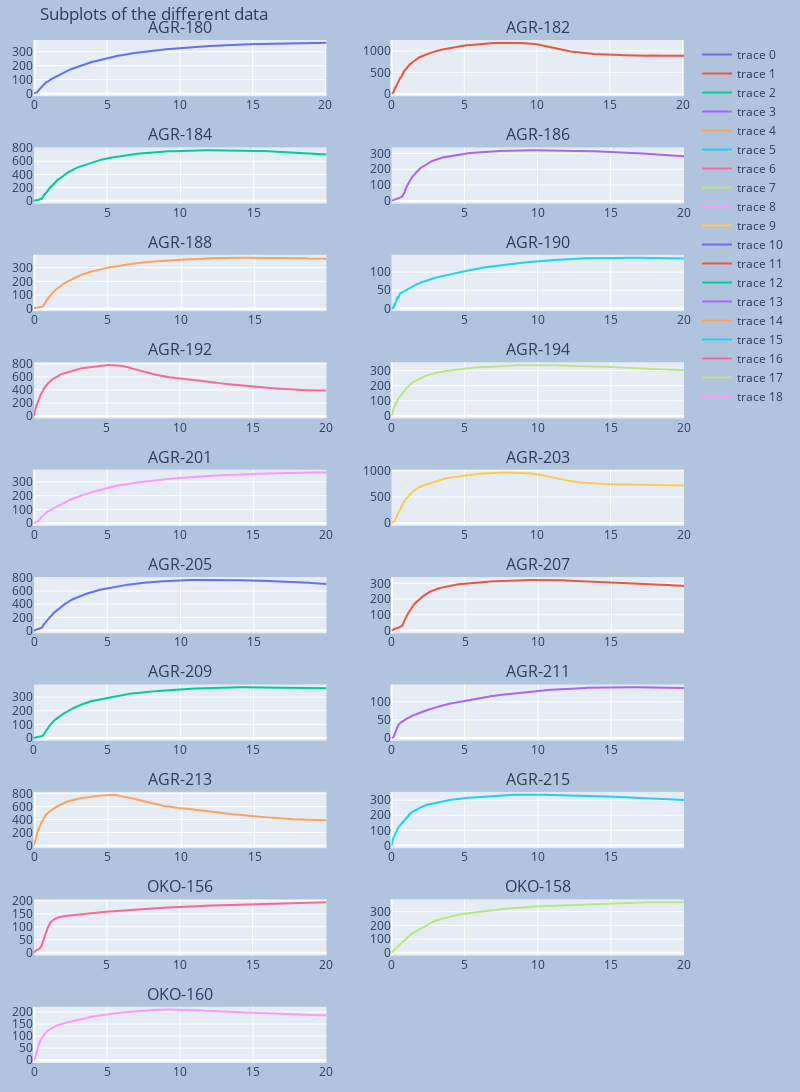

This figure's notebook cell:
### Code cell
shnames = wb.sheetnames
r = len(shnames)//2+1
c = 2

g_r = 1
g_c = 1
fig = make_subplots(rows=r, cols=c,subplot_titles=(shnames))
for i in range(len(wb.sheetnames)):
    df = pd.read_csv('../../../datasets/dr-nubel/strain_stress/{}.csv'.format(wb.sheetnames[i]))
    if i > 1:
        if i%2 == 0:
            g_r+=1
            g_c=1
    
    fig.add_trace(go.Scatter(x=df.strain, y=df.stress),row=g_r, col=g_c)
    # print(i,g_r,g_c)
    g_c += 1
    
fig.update_layout(height=5000, width=800,title_text="Subplots of the different data")
# fig.update_yaxes(automargin=True)
fig.update_layout(margin=dict(l=30, r=20, t=40, b=20),paper_bgcolor="LightSteelBlue")
fig.show()

### Figure 1 — Plotly figure (JSON) as saved in the notebook; plotly's stock layout.template omitted (floating-point values rounded to 4 significant figures; data arrays with more than 128 entries replaced by an {"elided": "..."} marker saying what was removed)
{"data": [{"type": "scatter", "x": [-0.0316, -0.0016, 0.1487, 0.2088, 0.2389, 0.2539, 0.299, 0.3441, 0.4042, 0.4342, 0.4643, 0.5094, 0.5695, 0.5845, 0.6596, 0.7348, 0.7799, 0.7949, 0.9452, 0.9752, 1.05, 1.095, 1.155, 1.246, 1.261, 1.336, 1.411, 1.471, 1.591, 1.666, 1.742, 1.802, 1.892, 1.997, 2.102, 2.147, 2.237, 2.328, 2.433, 2.553, 2.718, 2.839, 2.959, 3.079, 3.319, 3.47, 3.605, 3.725, 3.936, 4.101, 4.281, 4.446, 4.672, 4.882, 5.078, 5.333, 5.513, 5.739, 5.994, 6.114, 6.385, 6.61, 6.851, 7.031, 7.271, 7.527, 7.873, 8.128, 8.368, 8.714, 9.06, 9.3, 9.571, 9.856, 10.14, 10.49, 10.88, 11.12, 11.48, 11.78, 12.1, 12.4, 12.65, 13.01, 13.25, 13.57, 13.87, 14.2, 14.47, 14.79, 15.12, 15.43, 15.72, 16.02, 16.39, 16.66, 16.98, 17.26, 17.58, 18.05, 18.18, 18.38, 18.57, 18.77, 18.92, 19.16, 19.34, 19.58, 19.85, 20.07], "xaxis": "x", "y": [0.502, 3.741, 6.518, 10.91, 14.38, 19.25, 23.87, 29.43, 37.29, 41.69, 46.09, 50.72, 55.34, 61.13, 65.76, 69.69, 76.4, 80.8, 87.05, 91.9, 95.38, 99.77, 103.0, 107.4, 112.5, 116.7, 119.7, 123.8, 128.5, 132.6, 137.3, 141.4, 147.0, 150.9, 154.4, 158.5, 161.1, 165.7, 171.7, 175.9, 182.2, 187.9, 192.3, 198.1, 205.1, 210.6, 216.4, 220.3, 226.1, 230.5, 235.4, 240.5, 245.8, 251.6, 255.7, 261.8, 267.1, 271.5, 275.6, 278.4, 283.0, 286.5, 290.9, 293.9, 297.4, 301.3, 305.7, 309.2, 312.0, 315.2, 318.7, 320.8, 323.3, 325.8, 328.2, 331.2, 333.3, 334.9, 337.2, 339.3, 341.6, 343.4, 344.6, 346.7, 348.3, 349.7, 350.8, 352.5, 353.8, 354.5, 355.9, 356.6, 357.6, 358.7, 359.6, 360.3, 361.5, 361.5, 361.9, 362.6, 363.1, 363.6, 363.6, 363.6, 363.8, 364.0, 364.3, 364.0, 364.5, 364.7], "yaxis": "y"}, {"type": "scatter", "x": {"elided": "152 float values"}, "xaxis": "x2", "y": {"elided": "152 float values"}, "yaxis": "y2"}, {"type": "scatter", "x": {"elided": "140 float values"}, "xaxis": "x3", "y": {"elided": "140 float values"}, "yaxis": "y3"}, {"type": "scatter", "x": {"elided": "176 float values"}, "xaxis": "x4", "y": {"elided": "176 float values"}, "yaxis": "y4"}, {"type": "scatter", "x": {"elided": "171 float values"}, "xaxis": "x5", "y": {"elided": "171 float values"}, "yaxis": "y5"}, {"type": "scatter", "x": {"elided": "183 float values"}, "xaxis": "x6", "y": {"elided": "183 float values"}, "yaxis": "y6"}, {"type": "scatter", "x": {"elided": "339 float values"}, "xaxis": "x7", "y": {"elided": "339 float values"}, "yaxis": "y7"}, {"type": "scatter", "x": {"elided": "434 float values"}, "xaxis": "x8", "y": {"elided": "434 float values"}, "yaxis": "y8"}, {"type": "scatter", "x": {"elided": "182 float values"}, "xaxis": "x9", "y": {"elided": "182 float values"}, "yaxis": "y9"}, {"type": "scatter", "x": {"elided": "388 float values"}, "xaxis": "x10", "y": {"elided": "388 float values"}, "yaxis": "y10"}, {"type": "scatter", "x": {"elided": "310 float values"}, "xaxis": "x11", "y": {"elided": "310 float values"}, "yaxis": "y11"}, {"type": "scatter", "x": {"elided": "444 float values"}, "xaxis": "x12", "y": {"elided": "444 float values"}, "yaxis": "y12"}, {"type": "scatter", "x": {"elided": "407 float values"}, "xaxis": "x13", "y": {"elided": "407 float values"}, "yaxis": "y13"}, {"type": "scatter", "x": {"elided": "470 float values"}, "xaxis": "x14", "y": {"elided": "470 float values"}, "yaxis": "y14"}, {"type": "scatter", "x": {"elided": "423 float values"}, "xaxis": "x15", "y": {"elided": "423 float values"}, "yaxis": "y15"}, {"type": "scatter", "x": {"elided": "583 float values"}, "xaxis": "x16", "y": {"elided": "583 float values"}, "yaxis": "y16"}, {"type": "scatter", "x": {"elided": "405 float values"}, "xaxis": "x17", "y": {"elided": "405 float values"}, "yaxis": "y17"}, {"type": "scatter", "x": {"elided": "470 float values"}, "xaxis": "x18", "y": {"elided": "470 float values"}, "yaxis": "y18"}, {"type": "scatter", "x": {"elided": "477 float values"}, "xaxis": "x19", "y": {"elided": "477 float values"}, "yaxis": "y19"}], "layout": {"annotations": [{"font": {"size": 16}, "showarrow": false, "text": "AGR-180", "x": 0.225, "xanchor": "center", "xref": "paper", "y": 1, "yanchor": "bottom", "yref": "paper"}, {"font": {"size": 16}, "showarrow": false, "text": "AGR-182", "x": 0.775, "xanchor": "center", "xref": "paper", "y": 1, "yanchor": "bottom", "yref": "paper"}, {"font": {"size": 16}, "showarrow": false, "text": "AGR-184", "x": 0.225, "xanchor": "center", "xref": "paper", "y": 0.895, "yanchor": "bottom", "yref": "paper"}, {"font": {"size": 16}, "showarrow": false, "text": "AGR-186", "x": 0.775, "xanchor": "center", "xref": "paper", "y": 0.895, "yanchor": "bottom", "yref": "paper"}, {"font": {"size": 16}, "showarrow": false, "text": "AGR-188", "x": 0.225, "xanchor": "center", "xref": "paper", "y": 0.79, "yanchor": "bottom", "yref": "paper"}, {"font": {"size": 16}, "showarrow": false, "text": "AGR-190", "x": 0.775, "xanchor": "center", "xref": "paper", "y": 0.79, "yanchor": "bottom", "yref": "paper"}, {"font": {"size": 16}, "showarrow": false, "text": "AGR-192", "x": 0.225, "xanchor": "center", "xref": "paper", "y": 0.685, "yanchor": "bottom", "yref": "paper"}, {"font": {"size": 16}, "showarrow": false, "text": "AGR-194", "x": 0.775, "xanchor": "center", "xref": "paper", "y": 0.685, "yanchor": "bottom", "yref": "paper"}, {"font": {"size": 16}, "showarrow": false, "text": "AGR-201", "x": 0.225, "xanchor": "center", "xref": "paper", "y": 0.58, "yanchor": "bottom", "yref": "paper"}, {"font": {"size": 16}, "showarrow": false, "text": "AGR-203", "x": 0.775, "xanchor": "center", "xref": "paper", "y": 0.58, "yanchor": "bottom", "yref": "paper"}, {"font": {"size": 16}, "showarrow": false, "text": "AGR-205", "x": 0.225, "xanchor": "center", "xref": "paper", "y": 0.475, "yanchor": "bottom", "yref": "paper"}, {"font": {"size": 16}, "showarrow": false, "text": "AGR-207", "x": 0.775, "xanchor": "center", "xref": "paper", "y": 0.475, "yanchor": "bottom", "yref": "paper"}, {"font": {"size": 16}, "showarrow": false, "text": "AGR-209", "x": 0.225, "xanchor": "center", "xref": "paper", "y": 0.37, "yanchor": "bottom", "yref": "paper"}, {"font": {"size": 16}, "showarrow": false, "text": "AGR-211", "x": 0.775, "xanchor": "center", "xref": "paper", "y": 0.37, "yanchor": "bottom", "yref": "paper"}, {"font": {"size": 16}, "showarrow": false, "text": "AGR-213", "x": 0.225, "xanchor": "center", "xref": "paper", "y": 0.265, "yanchor": "bottom", "yref": "paper"}, {"font": {"size": 16}, "showarrow": false, "text": "AGR-215", "x": 0.775, "xanchor": "center", "xref": "paper", "y": 0.265, "yanchor": "bottom", "yref": "paper"}, {"font": {"size": 16}, "showarrow": false, "text": "OKO-156", "x": 0.225, "xanchor": "center", "xref": "paper", "y": 0.16, "yanchor": "bottom", "yref": "paper"}, {"font": {"size": 16}, "showarrow": false, "text": "OKO-158", "x": 0.775, "xanchor": "center", "xref": "paper", "y": 0.16, "yanchor": "bottom", "yref": "paper"}, {"font": {"size": 16}, "showarrow": false, "text": "OKO-160", "x": 0.225, "xanchor": "center", "xref": "paper", "y": 0.055, "yanchor": "bottom", "yref": "paper"}], "height": 5000, "margin": {"b": 20, "l": 30, "r": 20, "t": 40}, "paper_bgcolor": "LightSteelBlue", "title": {"text": "Subplots of the different data"}, "width": 800, "xaxis": {"anchor": "y", "autorange": true, "domain": [0, 0.45], "range": [-0.0316, 20.07], "type": "linear"}, "xaxis10": {"anchor": "y10", "autorange": true, "domain": [0.55, 1], "range": [0.0086, 20.03], "type": "linear"}, "xaxis11": {"anchor": "y11", "autorange": true, "domain": [0, 0.45], "range": [8.882e-16, 19.96], "type": "linear"}, "xaxis12": {"anchor": "y12", "autorange": true, "domain": [0.55, 1], "range": [-0.0305, 19.95], "type": "linear"}, "xaxis13": {"anchor": "y13", "autorange": true, "domain": [0, 0.45], "range": [0.0015, 20.0], "type": "linear"}, "xaxis14": {"anchor": "y14", "autorange": true, "domain": [0.55, 1], "range": [0, 19.98], "type": "linear"}, "xaxis15": {"anchor": "y15", "autorange": true, "domain": [0, 0.45], "range": [-0.0336, 19.89], "type": "linear"}, "xaxis16": {"anchor": "y16", "autorange": true, "domain": [0.55, 1], "range": [-0.0057, 19.97], "type": "linear"}, "xaxis17": {"anchor": "y17", "autorange": true, "domain": [0, 0.45], "range": [0.0068, 20.07], "type": "linear"}, "xaxis18": {"anchor": "y18", "autorange": true, "domain": [0.55, 1], "range": [-0.0068, 20.0], "type": "linear"}, "xaxis19": {"anchor": "y19", "autorange": true, "domain": [0, 0.45], "range": [-0.0029, 20.02], "type": "linear"}, "xaxis2": {"anchor": "y2", "autorange": true, "domain": [0.55, 1], "range": [-0.0036, 20.1], "type": "linear"}, "xaxis20": {"anchor": "y20", "domain": [0.55, 1]}, "xaxis3": {"anchor": "y3", "autorange": true, "domain": [0, 0.45], "range": [0.0149, 19.97], "type": "linear"}, "xaxis4": {"anchor": "y4", "autorange": true, "domain": [0.55, 1], "range": [0.015, 20.01], "type": "linear"}, "xaxis5": {"anchor": "y5", "autorange": true, "domain": [0, 0.45], "range": [-0.0193, 19.88], "type": "linear"}, "xaxis6": {"anchor": "y6", "autorange": true, "domain": [0.55, 1], "range": [0.0149, 20.0], "type": "linear"}, "xaxis7": {"anchor": "y7", "autorange": true, "domain": [0, 0.45], "range": [0.0153, 20.04], "type": "linear"}, "xaxis8": {"anchor": "y8", "autorange": true, "domain": [0.55, 1], "range": [-0.0149, 20.0], "type": "linear"}, "xaxis9": {"anchor": "y9", "autorange": true, "domain": [0, 0.45], "range": [-0.0135, 20.01], "type": "linear"}, "yaxis": {"anchor": "x", "autorange": true, "domain": [0.945, 1], "range": [-19.73, 385.0], "type": "linear"}, "yaxis10": {"anchor": "x10", "autorange": true, "domain": [0.525, 0.58], "range": [-51.96, 1021.0], "type": "linear"}, "yaxis11": {"anchor": "x11", "autorange": true, "domain": [0.42, 0.475], "range": [-42.09, 810.8], "type": "linear"}, "yaxis12": {"anchor": "x12", "autorange": true, "domain": [0.42, 0.475], "range": [-17.73, 339.6], "type": "linear"}, "yaxis13": {"anchor": "x13", "autorange": true, "domain": [0.315, 0.37], "range": [-20.65, 393.1], "type": "linear"}, "yaxis14": {"anchor": "x14", "autorange": true, "domain": [0.315, 0.37], "range": [-7.782, 147.9], "type": "linear"}, "yaxis15": {"anchor": "x15", "autorange": true, "domain": [0.21, 0.265], "range": [-41.93, 827.0], "type": "linear"}, "yaxis16": {"anchor": "x16", "autorange": true, "domain": [0.21, 0.265], "range": [-18.66, 355.6], "type": "linear"}, "yaxis17": {"anchor": "x17", "autorange": true, "domain": [0.105, 0.16], "range": [-10.83, 205.7], "type": "linear"}, "yaxis18": {"anchor": "x18", "autorange": true, "domain": [0.105, 0.16], "range": [-20.53, 390.1], "type": "linear"}, "yaxis19": {"anchor": "x19", "autorange": true, "domain": [0, 0.055], "range": [-11.67, 221.9], "type": "linear"}, "yaxis2": {"anchor": "x2", "autorange": true, "domain": [0.945, 1], "range": [-53.02, 1252.0], "type": "linear"}, "yaxis20": {"anchor": "x20", "domain": [0, 0.055]}, "yaxis3": {"anchor": "x3", "autorange": true, "domain": [0.84, 0.895], "range": [-43.09, 809.0], "type": "linear"}, "yaxis4": {"anchor": "x4", "autorange": true, "domain": [0.84, 0.895], "range": [-17.56, 337.8], "type": "linear"}, "yaxis5": {"anchor": "x5", "autorange": true, "domain": [0.735, 0.79], "range": [-17.94, 393.9], "type": "linear"}, "yaxis6": {"anchor": "x6", "autorange": true, "domain": [0.735, 0.79], "range": [-7.303, 147.7], "type": "linear"}, "yaxis7": {"anchor": "x7", "autorange": true, "domain": [0.63, 0.685], "range": [-36.59, 824.8], "type": "linear"}, "yaxis8": {"anchor": "x8", "autorange": true, "domain": [0.63, 0.685], "range": [-18.25, 355.4], "type": "linear"}, "yaxis9": {"anchor": "x9", "autorange": true, "domain": [0.525, 0.58], "range": [-19.81, 388.9], "type": "linear"}}}
